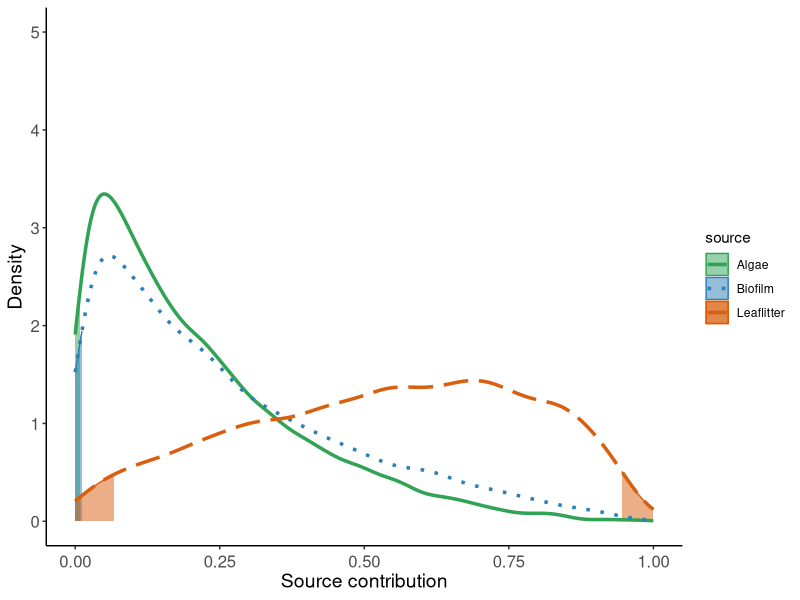

The R script that drew this image:




# Density Plots -----------------------------
# 21 Oct 2020
#PEGF
#--------------------------------------------
#

library(ggplot2)
library(dplyr)
library(ggpubr)
QPA_G_Feb17 <- read.csv("DensityPlots/QPA_Glossosomatidae_Feb17.csv")
head(QPA_G_Feb17)


dens <- lapply(split(QPA_G_Feb17, QPA_G_Feb17$source), 
               function(x) density(x$density, from = 0, to = 1))

df <- do.call(rbind, mapply(function(x, y) {
  data.frame(x = x$x, y = x$y, source = y)
}, dens, names(dens), SIMPLIFY = FALSE))

df <- df %>% group_by(source) %>%
  mutate(cdf = cumsum(y * mean(diff(x))),
         lower = cdf < 0.025,
         upper = cdf > 0.975) 

ggplot(df, aes(x, y, color = source)) + 
  geom_area(data = df[df$lower,], aes(fill = source), alpha = 0.5,
            position = "identity") +
  geom_area(data = df[df$upper,], aes(fill = source), alpha = 0.5,
            position = "identity") +
  labs(y = "Density", x = "Source contribution") +
  geom_line(aes(linetype = source), size = 1.2) +
  scale_fill_manual(values = c("#31a354", "#2c7fb8", "#d95f0e")) +
  scale_color_manual(values = c("#31a354", "#2c7fb8", "#d95f0e")) +
  scale_linetype_manual(values = c("solid", "dotted", "longdash")) +
  theme_classic() +
  ylim(0, 5) +
  xlim(0, 1) +
  theme(axis.text.y  = element_text(size = 12, vjust = 0.5),
        axis.text.x  = element_text(size = 12, vjust = 0.5),  
        axis.title.x = element_text(size = 14),
        axis.title.y = element_text(size = 14))




 

